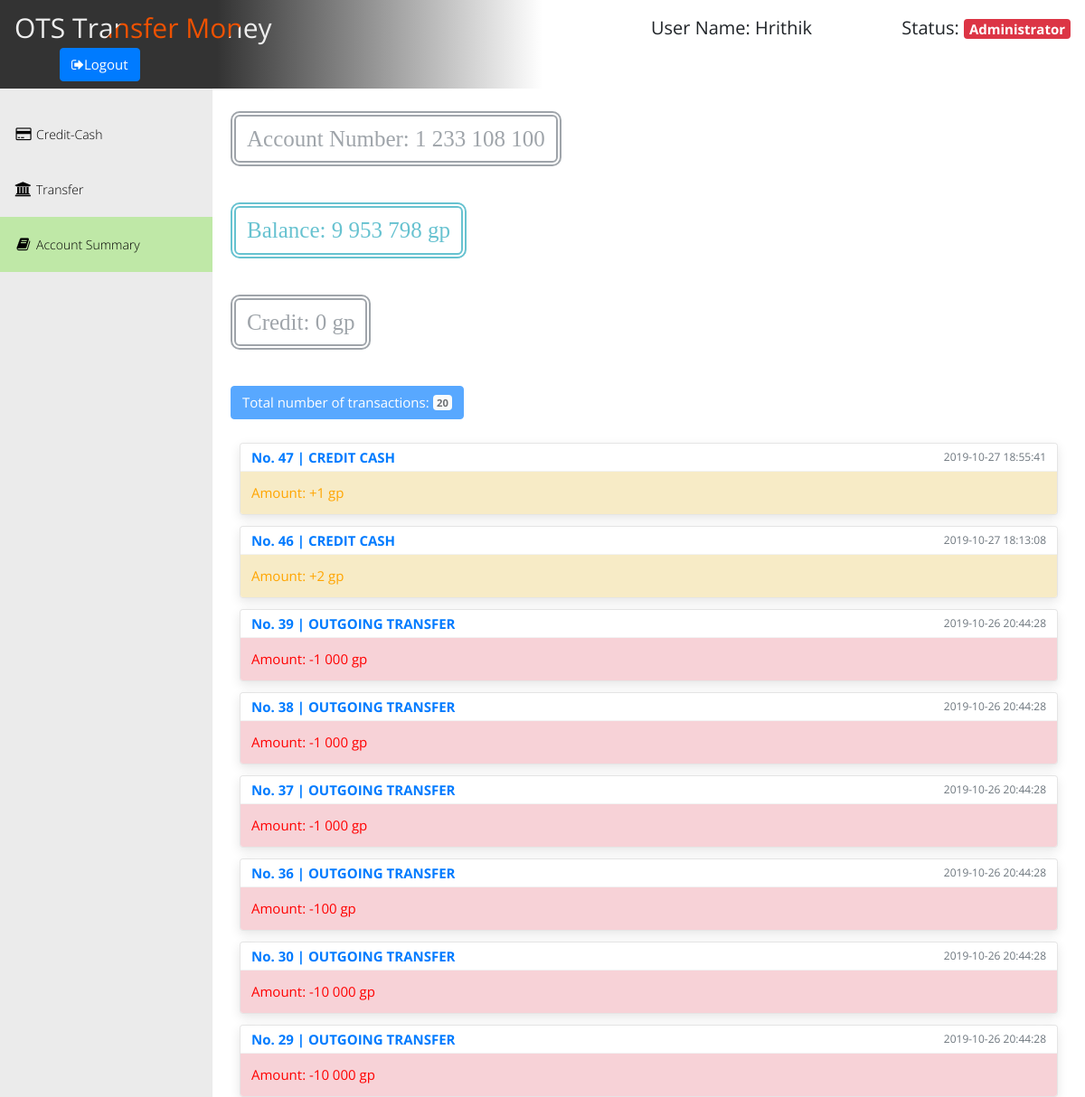
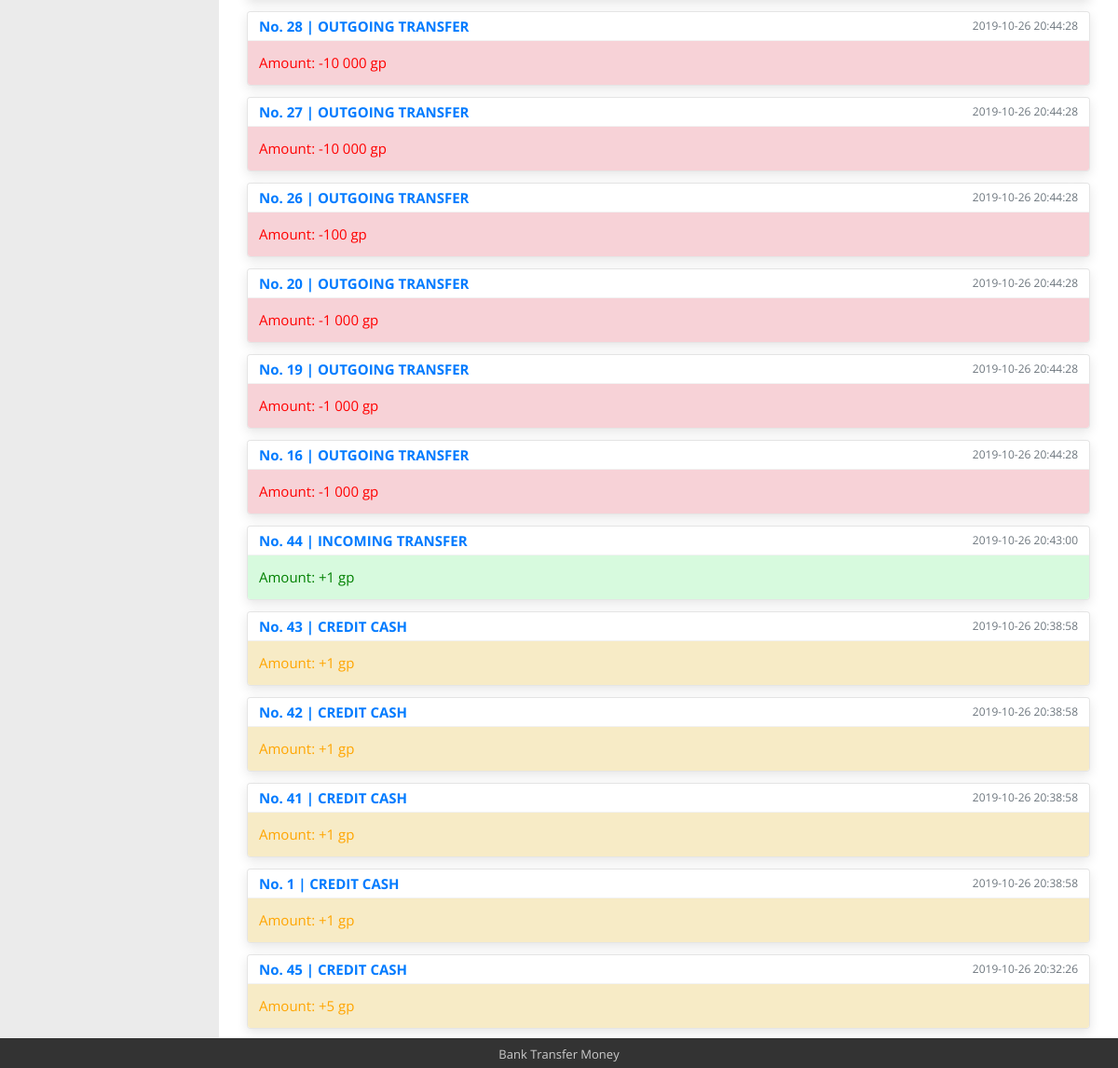
The app's page /layout.php?subtopic_accsum=account_summary (signed in) with its own data (2 pictures, top to bottom).
### tables this page shows
CREATE TABLE `customers` (
  `Acc_no` int(30) NOT NULL,
  `First_name` varchar(30) NOT NULL,
  `Status` varchar(30) NOT NULL,
  `DOB` date NOT NULL,
  `Contact_No` bigint(12) NOT NULL,
  `Address` varchar(50) NOT NULL,
  `Created_on` date NOT NULL,
  `Amount` int(11) NOT NULL,
  `ATM_NO` bigint(20) NOT NULL,
  `PIN` int(11) NOT NULL
);

CREATE TABLE `credit_cash` (
  `id` int(11) NOT NULL,
  `saldo` int(11) NOT NULL,
  `owner` int(11) NOT NULL
);

CREATE TABLE `transactions` (
  `Trans_id` int(11) NOT NULL,
  `Date` timestamp NOT NULL DEFAULT CURRENT_TIMESTAMP ON UPDATE CURRENT_TIMESTAMP,
  `Acc_no1` int(11) DEFAULT NULL,
  `Acc_no2` int(11) DEFAULT NULL,
  `Remark` varchar(30) NOT NULL,
  `Amount` int(11) NOT NULL
);

### classes/USER.php (called while the page is built, shortened)
<?php
class USER
{
	private $acc_no;
	private $fname;
	private $status;
	private $amount;
	private $remark;
	private $date;
		public function setAccno($acc_no)
		{
			$this->acc_no = $acc_no;
		}
		public function getAccno()
		{
			return $this->acc_no;
		}
		public function setFname($fname)
		{
			$this->fname = $fname;
		}
		public function getFname()
		{
			return $this->fname;
		}
		public function setStatus($status)
		{
			$this->status = $status;
		}
		public function getStatus()
		{
			return $this->status;
		}
		public function setAmount($amount)
		{
			$this->amount = $amount;
		}
		public function getAmount()
		{
			return $this->amount;
		}
		public function setRemark($remark)
		{
			$this->remark = $remark;
		}
		public function getRemark()
		{
			return $this->remark;
		}
		public function setDate($date)
		{
			$this->date = $date;
		}
		public function getDate()
		{
			return $this->date;
		}
}
class Credit
{
	private $credit;
	    public function setCredit($credit)
		{
			$this->credit = $credit;
		}
		public function getCredit()
		{
			return $this->credit;
		}
}
class Transfer
{
	private $acc_no1;
	    public function setAccno1($acc_no1)
		{
			$this->acc_no1 = $acc_no1;
		}
		public function getAccno1()
		{
			return $this->acc_no1;
		}
}
?>

### user-files/account_summary.php (the view)
<?php
if(isset($_GET['subtopic_accsum']))
{
$query0="SELECT * FROM credit_cash WHERE owner='".$user->getAccno()."'";
$query1="SELECT * FROM Transactions WHERE Acc_no1='".$user->getAccno()."' OR Acc_no2='".$user->getAccno()."' ORDER BY date DESC";
$query0_data=$mysql1->query($query0);
$query1_data=$mysql1->query($query1);
$query0_result = $query0_data->fetch_assoc();
$credit->setCredit($query0_result['saldo']);
    echo '<p class="btn btn-outline-secondary disabled text-font" style="font-size: 25px; border-radius: 10px; border: 6px double;">Account Number: '.number_format($user->getAccno(), 0, ' ', ' ').'</p><br><br>
	      <p class="btn btn-outline-info disabled text-font" style="font-size: 25px; border-radius: 10px; border: 6px double;">Balance: '.number_format($user->getAmount(), 0, ' ', ' ').' gp</p><br><br>';
	if($credit->getCredit() > 0)
		echo '<p class="btn btn-outline-danger disabled text-font" style="color: red; font-size: 25px; border-radius: 10px; border: 6px double;">Credit: '.$credit->getCredit();
	        else
		echo '<p class="btn btn-outline-secondary disabled text-font" style="font-size: 25px; border-radius: 10px; border: 6px double;">Credit: '.$credit->getCredit();
	echo ' gp</p><br><br>';
    if($query1_data->num_rows > 0){
        echo '<p class="btn btn-primary disabled" style="font-size: 15px;">Total number of transactions: <span class="badge badge-light">'.$query1_data->num_rows.'</span></p><br>';
	while($query1_row=$query1_data->fetch_assoc()){
		echo '<div class="toast">
		<div class="toast-header">';
		$trans_id=$query1_row['Trans_id'];
		$user->setRemark($query1_row['Remark']);
		$user->setAmount($query1_row['Amount']);
		$user->setDate($query1_row['Date']);
		$transfer->setAccno1($query1_row['Acc_no1']);
		$kindOfTransfer = '';
		if($transfer->getAccno1() === $user->getAccno() && $user->getRemark() != 'CREDIT CASH')
		    $kindOfTransfer = 'OUTGOING';
	    if($transfer->getAccno1() !== $user->getAccno() && $user->getRemark() != 'CREDIT CASH')
		    $kindOfTransfer = 'INCOMING';
		if($transfer->getAccno1() !== $user->getAccno())
			$color='success';
            elseif($user->getRemark()=='CREDIT CASH')
			    $color='warning';
		        else
				$color='danger';
                echo'<strong class="mr-auto text-primary">No. '.$trans_id.' | '.$kindOfTransfer.' '.$user->getRemark().'</strong>
                     <small class="text-muted">'.$user->getDate().'</small></div>';
		        if($user->getRemark()=='CREDIT CASH'){
			        $color2='orange';
			        $sign='+';
			    }
				elseif($transfer->getAccno1() != $user->getAccno()){
					$color2 = 'green';
					$sign = '+';
				}
			    else{
				    $color2='red';
				    $sign='-';
			    }
                echo '<div class="toast-body '.$color.'" style="color: '.$color2.';">Amount: '.$sign.''.number_format($user->getAmount(), 0, ' ', ' ').' gp
                    </div></div>';
	    }
	}
    else { echo '<p class="btn btn-primary disabled">No Transactions have been made</p>';}
}
?>

### layout.php (shortened to what this page needs)
<?php
require_once 'server_connect.inc.php';
include 'classes/USER.php';
$user = new USER();
$credit = new Credit();
$transfer = new Transfer();
$user->setAccno($_SESSION['acc_no']);
$query01="SELECT * FROM customers WHERE Acc_no='".$user->getAccno()."'";
$query01_data=$mysql1->query($query01);
$query01_result=$query01_data->fetch_assoc();
$user->setFname($query01_result['First_name']);
$user->setStatus($query01_result['Status']);
$user->setAmount($query01_result['Amount']);
 if($user->getStatus() == 'Member')
		$label = 'primary';
	else
		$label = 'danger';
?>
<!DOCTYPE html>
<html>
<head>
  <link rel="stylesheet" type="text/css" href="css/templatemo_main.css">
</head>
<body>
    <nav class="navbar top-bar-gradient" role="navigation">
                <span class="logo hope">OTS Transfer Money</span>
			    <span class="top1-menu-word">User Name: <?php echo $user->getFname();?></span>
				<span class="top2-menu-word">Status: <span class="badge badge-<?php echo $label;?>"><?php echo $user->getStatus();?></span></span>
                <span><button type="button" class="btn btn-primary top3-menu-word" data-target="#confirmModal" data-backdrop="false" data-toggle="modal"><i class="fa fa-sign-out"></i>Logout</button></span>
    </nav>
        <div class="templatemo-sidebar">
            <ul class="navbar-nav templatemo-sidebar-menu">
                <li <?php if(isset($_GET['subtopic_credit'])){?> class="nav-item active" <?php }?> ><a class="nav-link" href="layout.php?subtopic_credit=credit_cash"><i class="fa fa-credit-card"></i>Credit-Cash</a></li>
                <li <?php if(isset($_GET['subtopic_transfer'])){?> class="nav-item active" <?php }?> ><a class="nav-link" href="layout.php?subtopic_transfer=transfer"><i class="fa fa-bank"></i>Transfer</a></li>
                <li <?php if(isset($_GET['subtopic_accsum'])){?> class="nav-item active" <?php }?> ><a class="nav-link" href="layout.php?subtopic_accsum=account_summary"><i class="fa fa-book"></i>Account Summary</a></li>
	        </ul>
        </div>
        <div class="templatemo-content-wrapper">
            <div class="templatemo-content">
			<?php
			if(isset($_GET['subtopic_accsum']))
			{
			    include "user-files/account_summary.php";
            }
			?>
            </div>
        </div>
		<div class="templatemo-footer">
		 Bank Transfer Money
		</div>
</html>

### css/templatemo_main.css (style rules this page uses)
* { font-family: 'Open Sans', sans-serif; }
body { background-color: rgb(235,235,235); }
.logo { display: inline-block; margin: 10px 15px; }
.templatemo-content-wrapper { float: left; width: 100%; }
.templatemo-content { margin-left: 235px; margin-top: 0px; min-height: 600px; padding: 25px 20px 0 20px; background-color: white; overflow-x: hidden; }
.templatemo-footer { clear: both; font-size: 13px; padding: 8px 0 5px 0; text-align: center; color: #ccc; background-color: #333; }
.templatemo-sidebar { padding: 0; margin-top: 20px; }
.templatemo-sidebar .templatemo-sidebar-menu { list-style: none; margin: 0; padding: 0; }
.templatemo-sidebar .templatemo-sidebar-menu > li { display: block; margin: 0; padding: 0; border: 0px; }
.templatemo-sidebar .templatemo-sidebar-menu > li > a { display: block; position: relative; margin: 0; border: 0px; padding: 20px 15px; text-decoration: none; font-size: 14px; font-weight: 300; }
.templatemo-sidebar-menu a { color: black; }
.templatemo-sidebar .templatemo-sidebar-menu >li.active, .templatemo-sidebar .templatemo-sidebar-menu>li>a:hover { background-color: rgb(191, 232, 167); }
.templatemo-sidebar .templatemo-sidebar-menu > li > a > i { font-size: 16px; top: 2px; margin-top: 1px; margin-left: 1px; margin-right: 4px; display: inline-block; width: 1.25em; text-align: center; }
@media screen and (min-width: 992px) { .templatemo-sidebar { width: 235px; float: left; position: relative; margin-right: -100%; } }
.top1-menu-word { margin-left: 400px; font-size: 20px; }
.top2-menu-word { margin-left: 80px; font-size: 20px; }
.top3-menu-word { margin-left: 50px; font-size: 15px; }
.top-bar-gradient { background: linear-gradient(to right, #333 20%, white 50%); border: 0; }
.hope { font-size: 30px; color: rgba(255,255,255,.25); text-align: center; margin: 0; background: url(line.png) repeat-y; -webkit-background-clip: text; background-clip: text; -webkit-text-fill-color: transparent; -webkit-animation: aitf 80s linear infinite; -webkit-transform: translate3d(0,0,0); -webkit-backface-visibility: hidden; }
.toast { display: list-item; max-width: 100%; margin: 10px; overflow:hidden; font-size: 15px; background-color: rgba(255,255,255,.85); background-clip: padding-box; border: 1px solid rgba(0,0,0,.1); box-shadow: 0 .25rem .75rem rgba(0,0,0,.1); -webkit-backdrop-filter: blur(10px); backdrop-filter: blur(10px); opacity: 1; border-radius: .25rem; }
.toast-header { display:-ms-flexbox; display:flex; -ms-flex-align:center; align-items:center; padding:.25rem .75rem; color:#6c757d; background-color:rgba(255,255,255,.85); background-clip:padding-box; border-bottom:1px solid rgba(0,0,0,.05) }
.toast-body { padding:.75rem }
.text-muted { color:#6c757d!important }
.mr-auto { margin-right:auto!important }
.text-primary { color:#007bff!important }
.success { background-color: #d7fade; }
.warning { background-color: #f7ebc6; }
.danger { background-color: #f7d2d7; }
.text-font { font-family: 'Times New Roman'; font-size: 25px; border-radius: 5px; }

### records on screen
customers: First_name "Hrithik", Status "Administrator", Acc_no "1 233 108 100", Amount "9 953 798"
credit_cash: saldo "0"
transactions: Trans_id "47", Remark "CREDIT CASH", Date "2019-10-27 18:55:41", Remark "+", Amount "1"
transactions: Trans_id "46", Remark "CREDIT CASH", Date "2019-10-27 18:13:08", Remark "+", Amount "2"
transactions: Trans_id "39", kindOfTransfer "OUTGOING", Remark "TRANSFER", Date "2019-10-26 20:44:28", sign "-", Amount "1 000"
transactions: Trans_id "38", kindOfTransfer "OUTGOING", Remark "TRANSFER", Date "2019-10-26 20:44:28", sign "-", Amount "1 000"
transactions: Trans_id "37", kindOfTransfer "OUTGOING", Remark "TRANSFER", Date "2019-10-26 20:44:28", sign "-", Amount "1 000"
transactions: Trans_id "36", kindOfTransfer "OUTGOING", Remark "TRANSFER", Date "2019-10-26 20:44:28", sign "-", Amount "100"
transactions: Trans_id "30", kindOfTransfer "OUTGOING", Remark "TRANSFER", Date "2019-10-26 20:44:28", sign "-", Amount "10 000"
transactions: Trans_id "29", kindOfTransfer "OUTGOING", Remark "TRANSFER", Date "2019-10-26 20:44:28", sign "-", Amount "10 000"
transactions: Trans_id "28", kindOfTransfer "OUTGOING", Remark "TRANSFER", Date "2019-10-26 20:44:28", sign "-", Amount "10 000"
transactions: Trans_id "27", kindOfTransfer "OUTGOING", Remark "TRANSFER", Date "2019-10-26 20:44:28", sign "-", Amount "10 000"
transactions: Trans_id "26", kindOfTransfer "OUTGOING", Remark "TRANSFER", Date "2019-10-26 20:44:28", sign "-", Amount "100"
transactions: Trans_id "20", kindOfTransfer "OUTGOING", Remark "TRANSFER", Date "2019-10-26 20:44:28", sign "-", Amount "1 000"
transactions: Trans_id "19", kindOfTransfer "OUTGOING", Remark "TRANSFER", Date "2019-10-26 20:44:28", sign "-", Amount "1 000"
transactions: Trans_id "16", kindOfTransfer "OUTGOING", Remark "TRANSFER", Date "2019-10-26 20:44:28", sign "-", Amount "1 000"
transactions: Trans_id "44", kindOfTransfer "INCOMING", Remark "TRANSFER", Date "2019-10-26 20:43:00", sign "+", Amount "1"
transactions: Trans_id "43", Remark "CREDIT CASH", Date "2019-10-26 20:38:58", Remark "+", Amount "1"
transactions: Trans_id "42", Remark "CREDIT CASH", Date "2019-10-26 20:38:58", Remark "+", Amount "1"
transactions: Trans_id "41", Remark "CREDIT CASH", Date "2019-10-26 20:38:58", Remark "+", Amount "1"
transactions: Trans_id "1", Remark "CREDIT CASH", Date "2019-10-26 20:38:58", Remark "+", Amount "1"
transactions: Trans_id "45", Remark "CREDIT CASH", Date "2019-10-26 20:32:26", Remark "+", Amount "5"

### other values on screen
$query1_data->num_rows "20"
